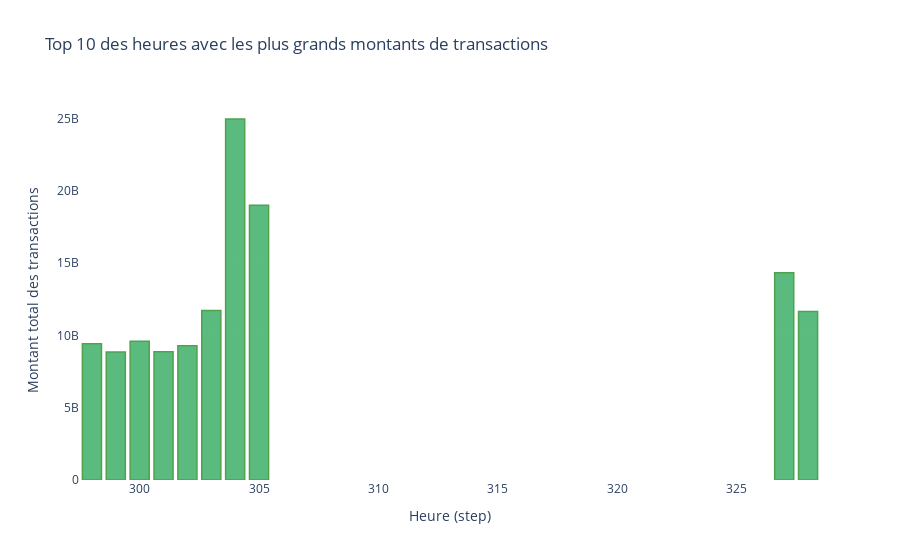

Notebook cell for this chart:
### Code cell
import plotly.graph_objects as go
from pyspark.sql.functions import col

# Convertir le DataFrame Spark en Pandas DataFrame
pandas_df = top_10_hours.toPandas()

# Créer le graphique à barres
fig = go.Figure(data=[go.Bar(
    x=pandas_df["step"],
    y=pandas_df["total_amount"],
    marker_color='rgb(50,171,96)', # Couleur verte pour le positif
    marker_line_color='rgb(34,139,34)', # Couleur verte foncée pour le contour
    marker_line_width=1.5,
    opacity=0.8
)])

# Personnaliser le graphique
fig.update_layout(
    title='Top 10 des heures avec les plus grands montants de transactions',
    xaxis_title='Heure (step)',
    yaxis_title='Montant total des transactions',
    plot_bgcolor='rgba(0,0,0,0)', # Fond transparent
    paper_bgcolor='rgba(0,0,0,0)'  # Fond transparent
)

# Afficher le graphique
fig.show()

### Figure 1 — Plotly figure (JSON) as saved in the notebook; plotly's stock layout.template omitted (floating-point values rounded to 4 significant figures)
{"data": [{"marker": {"color": "rgb(50,171,96)", "line": {"color": "rgb(34,139,34)", "width": 1.5}}, "opacity": 0.8, "type": "bar", "x": [304, 305, 327, 303, 328, 300, 298, 302, 301, 299], "y": [24960000000.0, 19010000000.0, 14320000000.0, 11720000000.0, 11650000000.0, 9602000000.0, 9418000000.0, 9285000000.0, 8876000000.0, 8852000000.0]}], "layout": {"paper_bgcolor": "rgba(0,0,0,0)", "plot_bgcolor": "rgba(0,0,0,0)", "title": {"text": "Top 10 des heures avec les plus grands montants de transactions"}, "xaxis": {"title": {"text": "Heure (step)"}}, "yaxis": {"title": {"text": "Montant total des transactions"}}}}
